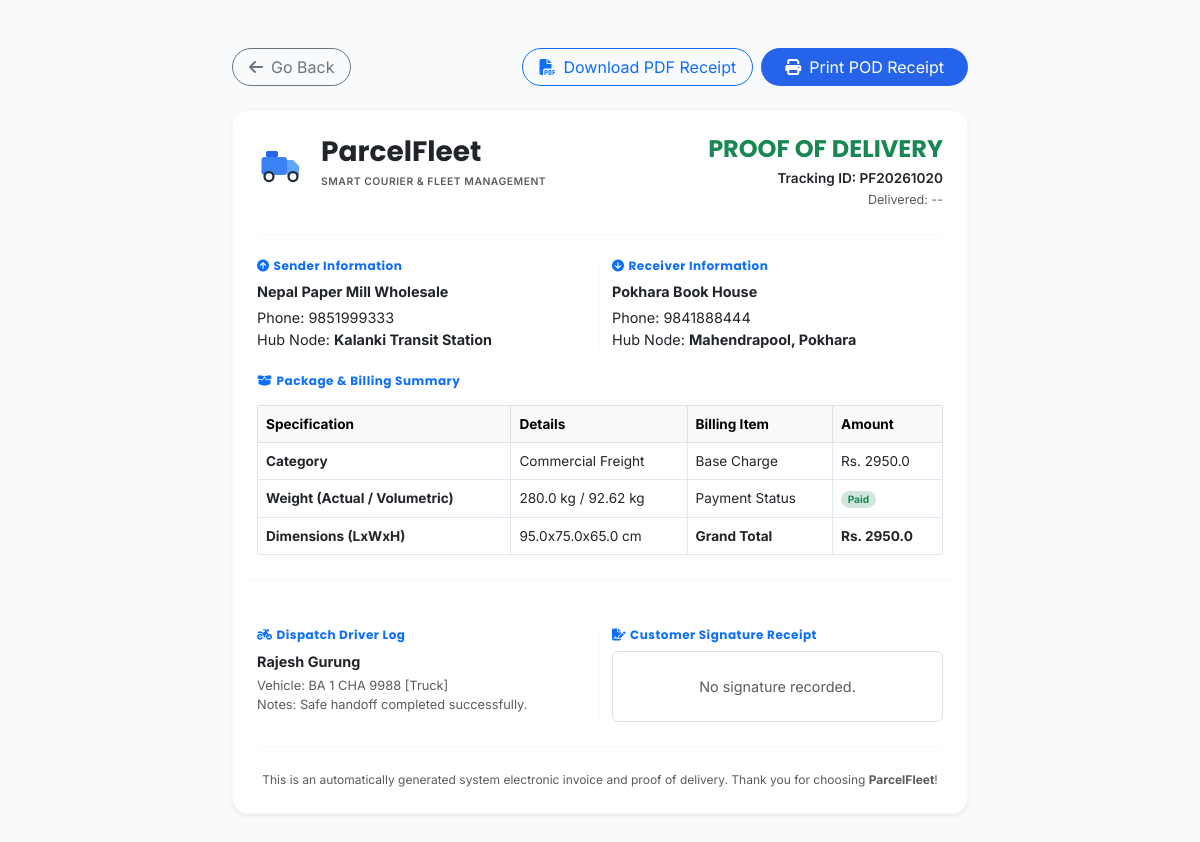
Before: /parcel/20/proof with the older database file.
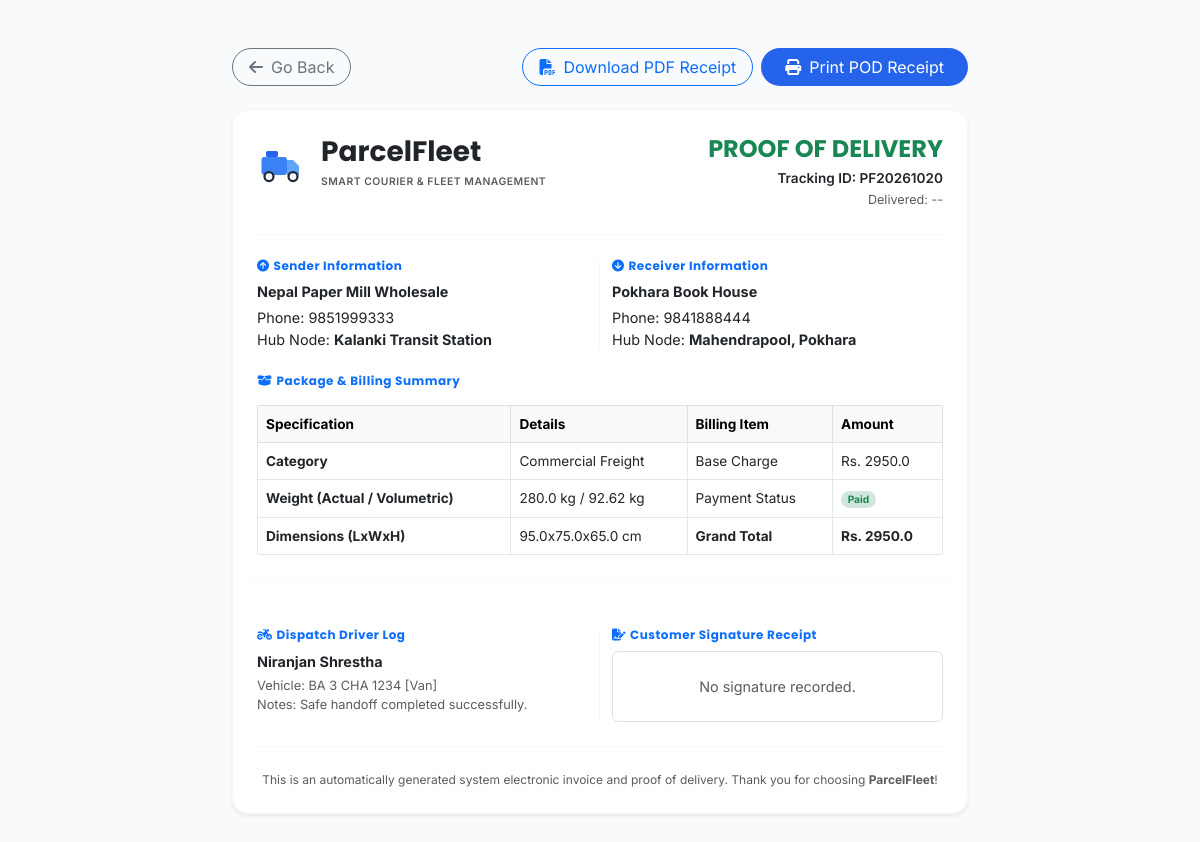
After: the same page with the newer database file.
### models.py (models this page shows, shortened)
class Driver(db.Model):
    __tablename__ = 'drivers'
    id = db.Column(db.Integer, primary_key=True)
    user_id = db.Column(db.Integer, db.ForeignKey('users.id'), nullable=True)
    name = db.Column(db.String(100), nullable=False)
    phone = db.Column(db.String(20), nullable=False, unique=True)
    email = db.Column(db.String(100), nullable=True, unique=True)
    vehicle_number = db.Column(db.String(50), nullable=False)  # Kept for backward compatibility
    availability = db.Column(db.String(20), default='Available')  # 'Available', 'On Delivery', 'Offline', 'On Break'
    latitude = db.Column(db.Float, nullable=False, default=27.7172)  # Default Kathmandu Coordinates
    longitude = db.Column(db.Float, nullable=False, default=85.3240)
    completed_deliveries = db.Column(db.Integer, default=0)
    average_delivery_time = db.Column(db.Float, default=0.0)  # In minutes
    employee_code = db.Column(db.String(50), unique=True, nullable=True)
    address = db.Column(db.String(255), nullable=True)
    license_number = db.Column(db.String(50), nullable=True)
    license_type = db.Column(db.String(50), default='Bike')  # 'Bike' (Category A), 'Van' (Category B), 'Pickup' (Category C), 'Truck' (Category D)
    license_expiry = db.Column(db.DateTime, nullable=True)
    joining_date = db.Column(db.DateTime, default=datetime.utcnow)
    assigned_vehicle_id = db.Column(db.Integer, db.ForeignKey('vehicles.id'), nullable=True)
    emergency_contact = db.Column(db.String(50), nullable=True)
    status = db.Column(db.String(30), default='Available')  # 'Available', 'Delivering', 'Off Duty', 'On Leave'
    hub_id = db.Column(db.Integer, db.ForeignKey('hubs.id'), nullable=True)
    rating = db.Column(db.Float, default=5.0)
    remarks = db.Column(db.Text, nullable=True)
    total_deliveries = db.Column(db.Integer, default=0)
    successful_deliveries = db.Column(db.Integer, default=0)
    failed_deliveries = db.Column(db.Integer, default=0)
    parcels = db.relationship('Parcel', backref='assigned_driver', foreign_keys="Parcel.assigned_driver_id")
    assignments = db.relationship('Assignment', backref='driver', cascade="all, delete-orphan")
    @property
    def vehicle_type_name(self):
        if self.assigned_vehicle:
            return self.assigned_vehicle.vehicle_type
        return self.license_type or 'Bike'

class Vehicle(db.Model):
    __tablename__ = 'vehicles'
    id = db.Column(db.Integer, primary_key=True)
    vehicle_code = db.Column(db.String(50), unique=True, nullable=False)
    license_plate = db.Column(db.String(50), unique=True, nullable=False)
    vehicle_type = db.Column(db.String(30), nullable=False)  # 'Bike', 'Van', 'Truck', 'Pickup', 'Car'
    capacity_weight = db.Column(db.Float, nullable=False, default=100.0)  # in kg
    capacity_volume = db.Column(db.Float, nullable=False, default=1.0)  # in cubic meters
    fuel_type = db.Column(db.String(30), default='Petrol')  # Petrol, Diesel, Electric, Hybrid
    current_status = db.Column(db.String(30), default='Available')  # 'Available', 'Delivering', 'Maintenance', 'Out of Service'
    current_location = db.Column(db.String(100), nullable=True)
    last_service_date = db.Column(db.DateTime, nullable=True)
    insurance_expiry = db.Column(db.DateTime, nullable=True)
    remarks = db.Column(db.Text, nullable=True)
    hub_id = db.Column(db.Integer, db.ForeignKey('hubs.id'), nullable=True)
    created_at = db.Column(db.DateTime, default=datetime.utcnow)
    updated_at = db.Column(db.DateTime, default=datetime.utcnow, onupdate=datetime.utcnow)
    maintenance_records = db.relationship('VehicleMaintenance', backref='vehicle', cascade="all, delete-orphan")
    assignments = db.relationship('Assignment', backref='vehicle', cascade="all, delete-orphan")
    drivers = db.relationship('Driver', backref='assigned_vehicle', foreign_keys="Driver.assigned_vehicle_id")

### app.py (the view)
@app.route('/parcel/<int:id>/proof')
def view_proof_of_delivery(id):
    parcel = Parcel.query.get_or_404(id)
    return render_template('proof_of_delivery.html', parcel=parcel, no_layout=True)

### models.py (called while the page is built)
    @property
    def volumetric_weight(self):
        return (self.length * self.width * self.height) / 5000.0

    @property
    def effective_driver(self):
        if self.assigned_driver:
            return self.assigned_driver
        if self.manifest and self.manifest.assigned_driver:
            return self.manifest.assigned_driver
        return None

    @property
    def effective_vehicle(self):
        driver = self.effective_driver
        if driver and driver.assigned_vehicle:
            return driver.assigned_vehicle
        if self.manifest and self.manifest.assigned_vehicle:
            return self.manifest.assigned_vehicle
        return None

### templates/proof_of_delivery.html (shortened to what the changed rows need)
{% extends "base.html" %}
{% block full_content %}
<div class="container py-5 text-dark">
    <div class="row justify-content-center">
        <div class="col-12 col-md-10 col-lg-8" id="printable-receipt-area">
            <div class="premium-card bg-white p-4 border border-light shadow-sm" style="border-radius: var(--border-radius-lg); font-size: 0.9rem;">
                <table class="table table-bordered align-middle mb-4" style="font-size: 0.85rem; border-color: var(--border-color);">
                    <thead class="table-light">
                        <tr>
                            <th>Specification</th>
                            <th>Details</th>
                            <th>Billing Item</th>
                            <th>Amount</th>
                        </tr>
                    </thead>
                </table>
                <div class="row g-4 border-top border-light pt-4 mt-1">
                    <div class="col-6 border-end border-light">
                        <h6 class="fw-bold text-primary mb-2 uppercase" style="font-size: 0.75rem; letter-spacing: 0.5px;"><i class="fas fa-motorcycle me-1"></i>Dispatch Driver Log</h6>
                        <div class="fw-bold text-dark mb-1">{% if parcel.effective_driver %}{{ parcel.effective_driver.name }}{% else %}Unassigned{% endif %}</div>
                        <div class="text-muted" style="font-size: 0.8rem;">
                            Vehicle: {{ parcel.effective_vehicle.license_plate if parcel.effective_vehicle else (parcel.effective_driver.vehicle_number if parcel.effective_driver else '--') }} [{{ parcel.effective_driver.vehicle_type_name if parcel.effective_driver else '' }}]<br>
                            Notes: {{ parcel.delivery_notes or 'Safe handoff completed successfully.' }}
                        </div>
                    </div>
                </div>
            </div>
        </div>
    </div>
</div>
{% endblock %}

Changed rows visible on the page:
no longer on this page (row unchanged): Driver: effective_driver.name "Rajesh Gurung"
no longer on this page (row unchanged): Vehicle: effective_vehicle "BA 1 CHA 9988", effective_driver "Truck"
now on this page (row edited): Driver: effective_driver.name "Niranjan Shrestha"
now on this page (row unchanged): Vehicle: effective_vehicle "BA 3 CHA 1234", effective_driver "Van"
